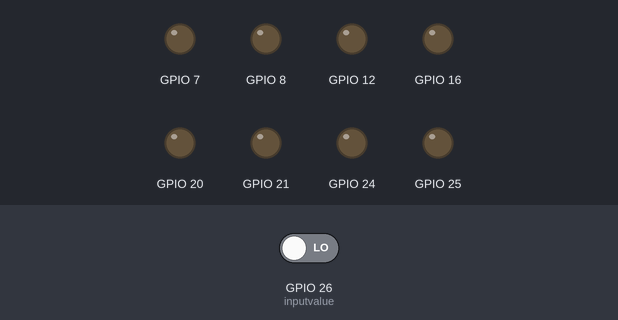
A program run on a simulated Raspberry Pi (BCM pin numbers). Shown: output pins drawn as LEDs (lit = HIGH). Dashed ring = blinking. The inputs (shaded band) are chosen by the test bench; at power-on: GPIO 26 (inputvalue) LOW.

Above: at 1.2 s.
1.3 s: GPIO 26 (inputvalue) driven HIGH
At 3.35 s:
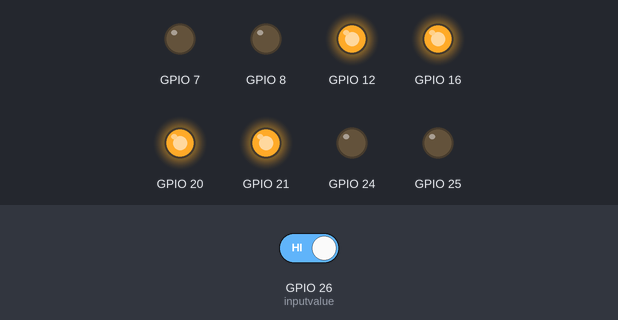
At 3.9 s:
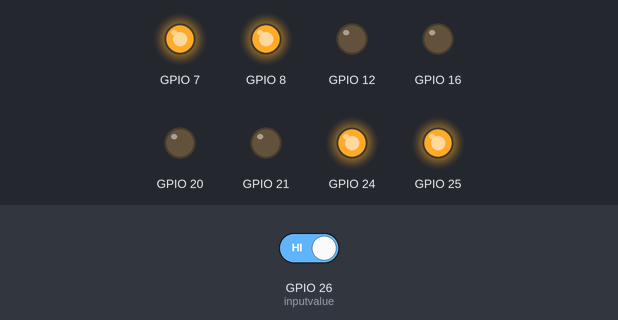
4.3 s: GPIO 26 (inputvalue) driven LOW
At 4.65 s:
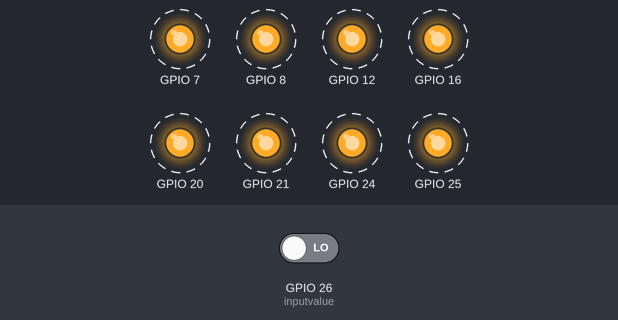
Timing chart, 0 to 13.3 s (numbered marks = the images above; inputs shaded):
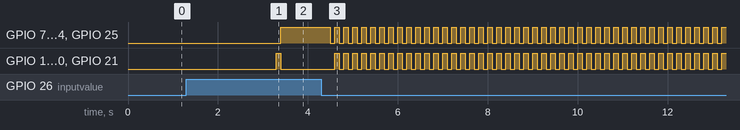

The program:

sw_infinite_led.py
```python
import RPi.GPIO as GPIO
import time
def allonoff():
    GPIO.output(24,GPIO.LOW)
    GPIO.output(25,GPIO.LOW)
    GPIO.output(8,GPIO.LOW)
    GPIO.output(7,GPIO.LOW)
    GPIO.output(12,GPIO.LOW)
    GPIO.output(16,GPIO.LOW)
    GPIO.output(20,GPIO.LOW)
    GPIO.output(21,GPIO.LOW)
    time.sleep(0.1)
    GPIO.output(24,GPIO.HIGH)
    GPIO.output(25,GPIO.HIGH)
    GPIO.output(8,GPIO.HIGH)
    GPIO.output(7,GPIO.HIGH)
    GPIO.output(12,GPIO.HIGH)
    GPIO.output(16,GPIO.HIGH)
    GPIO.output(20,GPIO.HIGH)
    GPIO.output(21,GPIO.HIGH)
    time.sleep(0.1)

def fonoff():
    GPIO.output(24,GPIO.LOW)
    GPIO.output(25,GPIO.LOW)
    GPIO.output(8,GPIO.LOW)
    GPIO.output(7,GPIO.LOW)
    GPIO.output(12,GPIO.HIGH)
    GPIO.output(16,GPIO.HIGH)
    GPIO.output(20,GPIO.HIGH)
    GPIO.output(21,GPIO.HIGH)
    time.sleep(0.1)
    GPIO.output(24,GPIO.HIGH)
    GPIO.output(25,GPIO.HIGH)
    GPIO.output(8,GPIO.HIGH)
    GPIO.output(7,GPIO.HIGH)
    GPIO.output(12,GPIO.LOW)
    GPIO.output(16,GPIO.LOW)
    GPIO.output(20,GPIO.LOW)
    GPIO.output(21,GPIO.LOW)
    time.sleep(0.1)

GPIO.setwarnings(False)
GPIO.setmode(GPIO.BCM)
GPIO.setup(24,GPIO.OUT)
GPIO.setup(25,GPIO.OUT)
GPIO.setup(8,GPIO.OUT)
GPIO.setup(7,GPIO.OUT)
GPIO.setup(12,GPIO.OUT)
GPIO.setup(16,GPIO.OUT)
GPIO.setup(20,GPIO.OUT)
GPIO.setup(21,GPIO.OUT)
GPIO.setup(26,GPIO.IN)
GPIO.setup(19,GPIO.IN)
myflag = 0
while True:
    inputvalue=GPIO.input(26)
    if (inputvalue==True and (myflag == 0 or myflag == 20)):
        myflag = 10
        time.sleep(1)

    inputvalue=GPIO.input(26)
    if (inputvalue==True and myflag == 10):
        myflag = 20
        time.sleep(1)

    if myflag == 10:
        allonoff()
    if myflag == 20:
        fonoff()
```

Measured:
- after the input at 1.3 s, GPIO 7, GPIO 8, GPIO 24, GPIO 25: LOW → HIGH after 2.1 s; GPIO 12, GPIO 16, GPIO 20, GPIO 21: LOW → HIGH after 2.0 s, → LOW 0.10 s later
- after the input at 4.3 s, GPIO 7, GPIO 8, GPIO 24, GPIO 25: alternates HIGH for 0.10 s and LOW for 0.10 s, starting after 0.20 s; GPIO 12, GPIO 16, GPIO 20, GPIO 21: alternates HIGH for 0.10 s and LOW for 0.10 s, starting after 0.30 s
